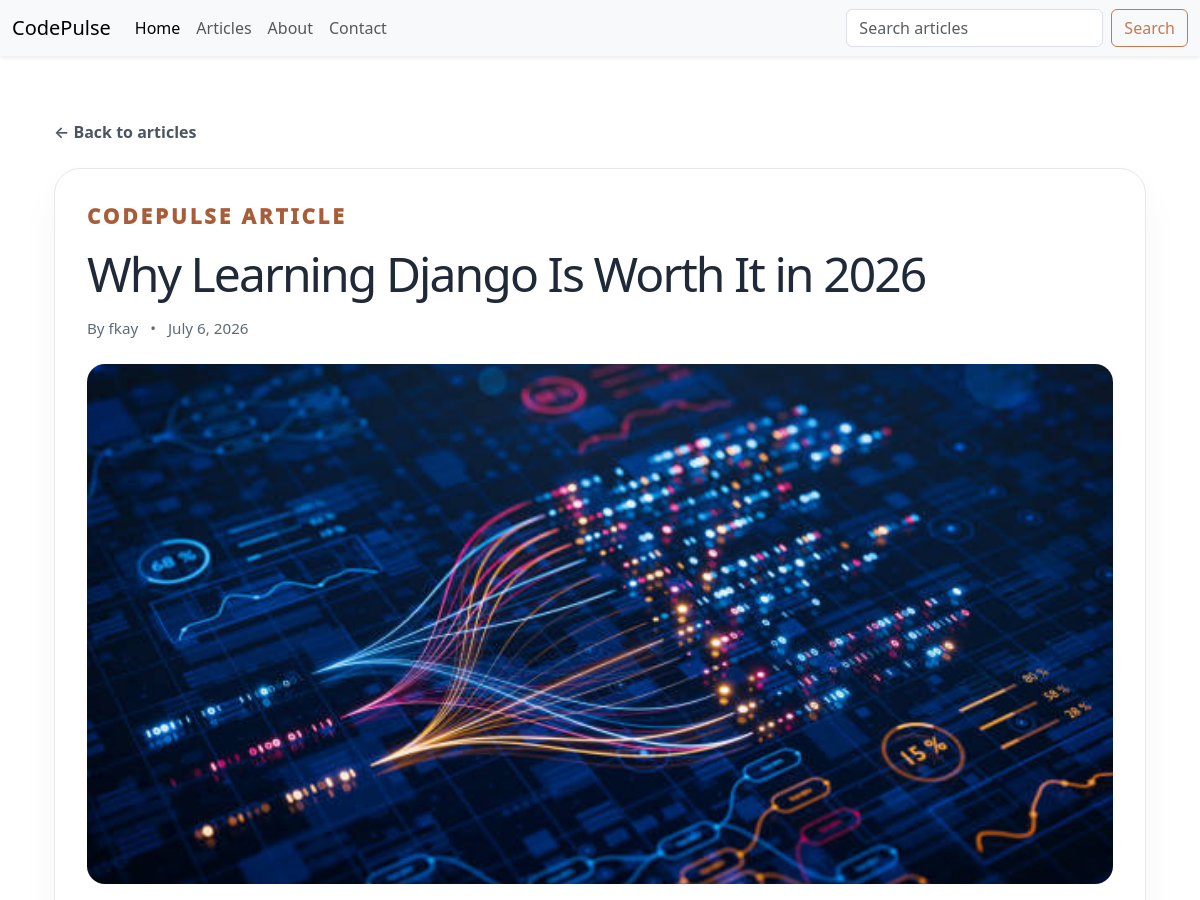
Before: /1/ (upper part) with the older database file.
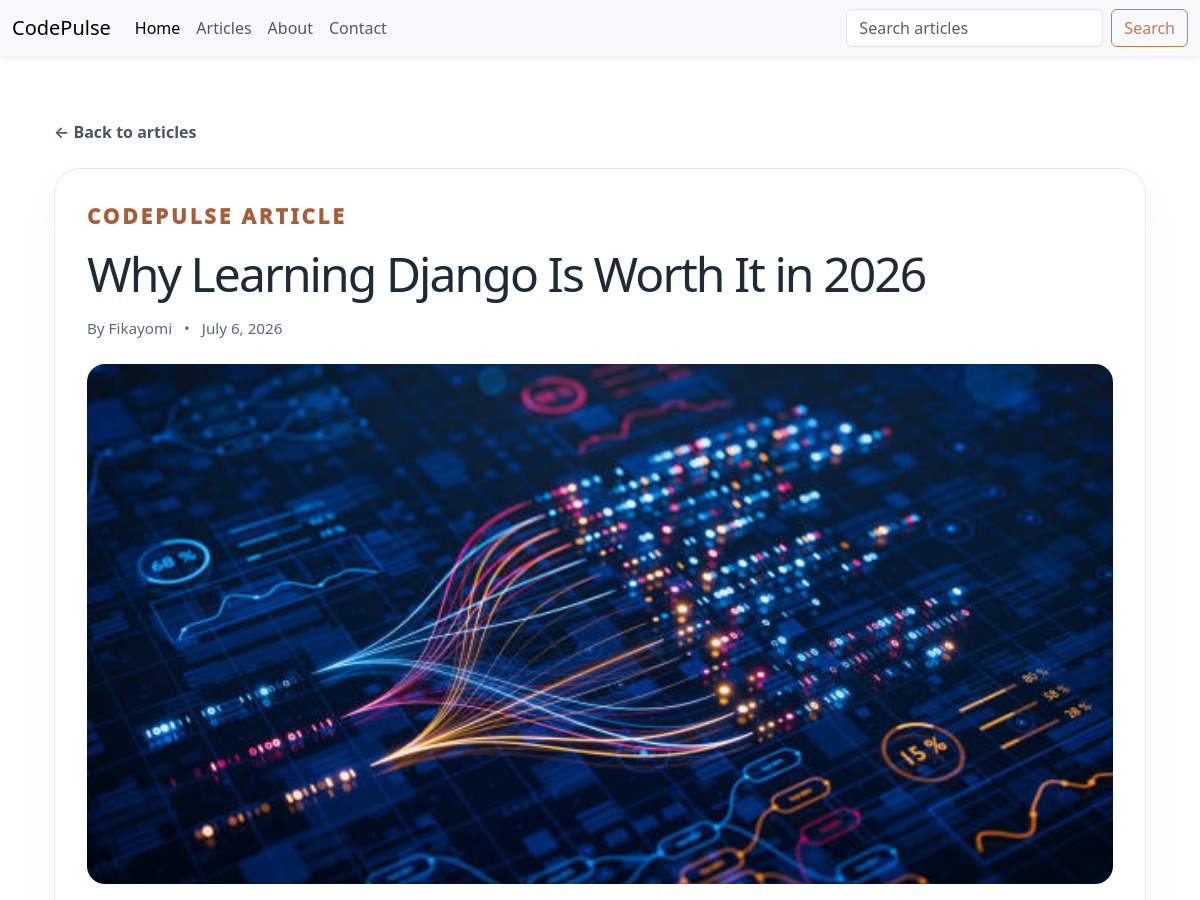
After: the same page with the newer database file.
### blog/models.py (models this page shows)
class Blog(models.Model):
    unit = models.ForeignKey(
        Unit,
        on_delete=models.SET_NULL,
        related_name='articles',
        null=True,
        blank=True,
    )
    title = models.CharField(max_length=200)
    slug = models.SlugField(max_length=200)
    content = models.TextField()
    image_url = models.ImageField()
    author = models.CharField(max_length=200)
    created_at = models.DateTimeField(auto_now_add=True)
    updated_at = models.DateTimeField(auto_now=True)

### blog/views.py (the view)
# urls.py: path('<int:id>/', views.detail, name='detail'),
def detail(request , id):
    post = Blog.objects.get(id=id)
    return render(request, 'blog/detail.html', {'post': post})

### blog/templates/blog/detail.html (shortened to what this page needs)
{% extends 'blog/base.html' %}
{% block content %}
<section class="article-detail">
    <div class="container">
        {% if post.unit %}
            <a href="{% url 'unit_articles' post.unit.slug %}" class="article-detail__back">← Back to {{ post.unit.name }}</a>
        {% else %}
            <a href="{% url 'articles' %}" class="article-detail__back">← Back to articles</a>
        {% endif %}
        <article class="article-detail__card">
            <p class="section-label article-detail__label">CodePulse article</p>
            <h1>{{ post.title }}</h1>
            <div class="article-detail__meta">
                <span>By {{ post.author }}</span>
                <span>•</span>
                <span>{{ post.created_at|date:'F j, Y' }}</span>
            </div>
            <img src="{{ post.image_url.url }}" alt="{{ post.title }}">
        </article>
    </div>
</section>
{% endblock %}

Changed rows visible on the page:
changed Blog: author "fkay" → "Fikayomi"
